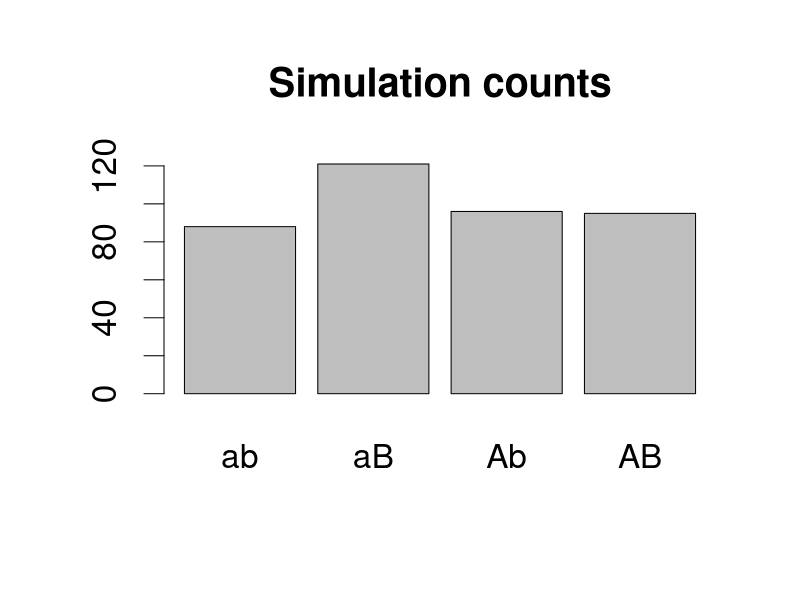
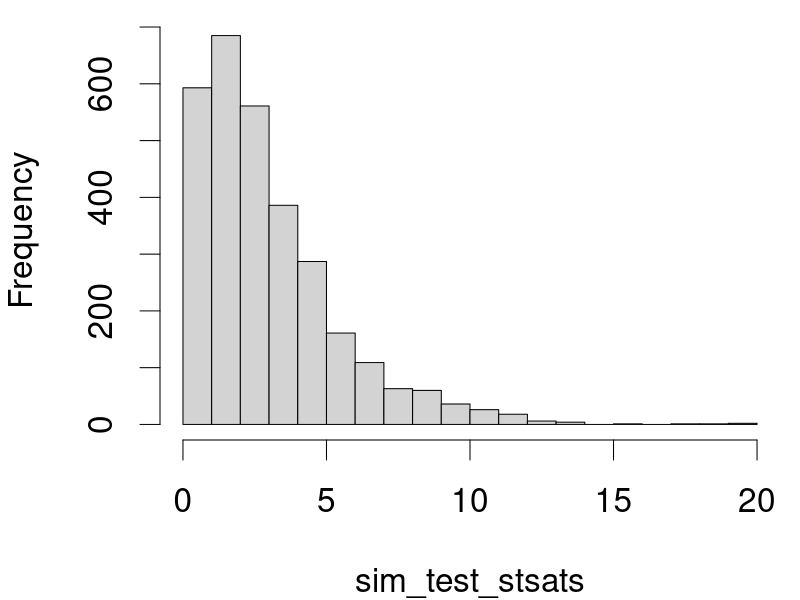

The R script that drew these images, in order:
## ---- chunk 1
# observed counts
y = c(128,86,74,112)
n = sum(y)

#hypothesised proportions
p = c(1/4,1/4,1/4,1/4)
# alternatively:
# p = c(1,1,1,1)/4
# rep(1,4)/4

# expected counts
e = p*n
## ---- chunk 2
names = c("AB","Ab","aB","ab")
## ---- chunk 3
d = y-e
d
mean(d)
## ---- chunk 4
# test statistic
(y-e)^2/e
t0 = sum((y-e)^2/e)
t0
## ---- chunk 5
# simulate
n=400
set.seed(1)
siml = sample(x = names,
              size = n,
              replace = TRUE,
              prob = c(0.25,0.25,0.25,0.25))
table(siml)
par(cex=2) # set the text value size
barplot(table(siml),main="Simulation counts")
## ---- chunk 6
sim_y = table(siml)
sum((sim_y-e)^2/e)
t0
## ---- chunk 7
B = 3000
sim_test_stsats = vector(mode = "numeric", length = B)

for(i in 1:B){
  sim = sample(x = names, size = n, replace = TRUE, prob = c(0.25,0.25,0.25,0.25))
  sim_y = table(sim)
  sim_test_stsats[i] = sum((sim_y-e)^2/e)
}
par(cex = 2, mar= c(4,4,0.5,0.5))
hist(sim_test_stsats,main="",breaks = 20)
mean(sim_test_stsats >=t0) # caluclating p-value
